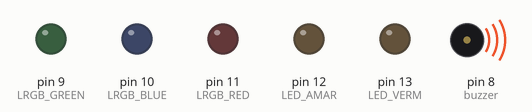
The sketch below on a simulated Arduino Uno, built with avr-gcc and run on an emulated ATmega328P. On the bench: output pins drawn as LEDs (lit = HIGH), buzzer (waves = sounding).

Above: at 0.19 s.
At 2.33 s:
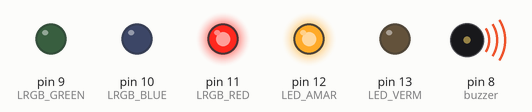
At 4.47 s:
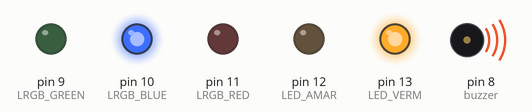
At 9.5 s:
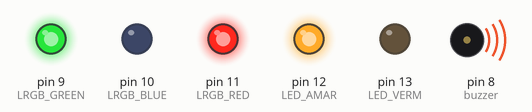
At 22.3 s:
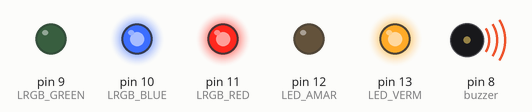
At 30.0 s:
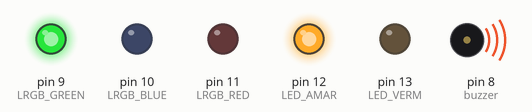
Timing chart, 0 to 40.0 s (numbered marks = the images above):
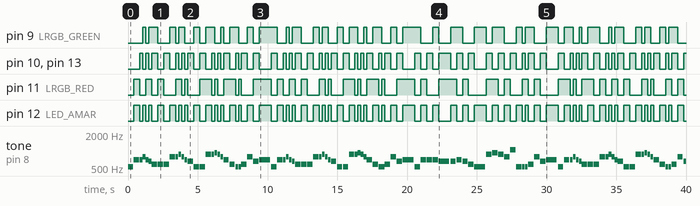

The sketch:

21_RGB_Music_Pisca.ino
```cpp
// C++ code

/*
 *  Nome: Guilherme Fabiano Terra da Silva
 *  Misturando LEDs comuns, LED RGB e Musica
 *
 */

// Declaração de LED RGB
#define LRGB_RED 11
#define LRGB_BLUE 10
#define LRGB_GREEN 9

// Declaração LEDs pisca-pisca
#define LED_VERM 13
#define LED_AMAR 12

// Definições de Musica
#define NOTE_B0  31
#define NOTE_C1  33
#define NOTE_CS1 35
#define NOTE_D1  37
#define NOTE_DS1 39
#define NOTE_E1  41
#define NOTE_F1  44
#define NOTE_FS1 46
#define NOTE_G1  49
#define NOTE_GS1 52
#define NOTE_A1  55
#define NOTE_AS1 58
#define NOTE_B1  62
#define NOTE_C2  65
#define NOTE_CS2 69
#define NOTE_D2  73
#define NOTE_DS2 78
#define NOTE_E2  82
#define NOTE_F2  87
#define NOTE_FS2 93
#define NOTE_G2  98
#define NOTE_GS2 104
#define NOTE_A2  110
#define NOTE_AS2 117
#define NOTE_B2  123
#define NOTE_C3  131
#define NOTE_CS3 139
#define NOTE_D3  147
#define NOTE_DS3 156
#define NOTE_E3  165
#define NOTE_F3  175
#define NOTE_FS3 185
#define NOTE_G3  196
#define NOTE_GS3 208
#define NOTE_A3  220
#define NOTE_AS3 233
#define NOTE_B3  247
#define NOTE_C4  262
#define NOTE_CS4 277
#define NOTE_D4  294
#define NOTE_DS4 311
#define NOTE_E4  330
#define NOTE_F4  349
#define NOTE_FS4 370
#define NOTE_G4  392
#define NOTE_GS4 415
#define NOTE_A4  440
#define NOTE_AS4 466
#define NOTE_B4  494
#define NOTE_C5  523
#define NOTE_CS5 554
#define NOTE_D5  587
#define NOTE_DS5 622
#define NOTE_E5  659
#define NOTE_F5  698
#define NOTE_FS5 740
#define NOTE_G5  784
#define NOTE_GS5 831
#define NOTE_A5  880
#define NOTE_AS5 932
#define NOTE_B5  988
#define NOTE_C6  1047
#define NOTE_CS6 1109
#define NOTE_D6  1175
#define NOTE_DS6 1245
#define NOTE_E6  1319
#define NOTE_F6  1397
#define NOTE_FS6 1480
#define NOTE_G6  1568
#define NOTE_GS6 1661
#define NOTE_A6  1760
#define NOTE_AS6 1865
#define NOTE_B6  1976
#define NOTE_C7  2093
#define NOTE_CS7 2217
#define NOTE_D7  2349
#define NOTE_DS7 2489
#define NOTE_E7  2637
#define NOTE_F7  2794
#define NOTE_FS7 2960
#define NOTE_G7  3136
#define NOTE_GS7 3322
#define NOTE_A7  3520
#define NOTE_AS7 3729
#define NOTE_B7  3951
#define NOTE_C8  4186
#define NOTE_CS8 4435
#define NOTE_D8  4699
#define NOTE_DS8 4978
#define REST      0

int tempo = 140;
int buzzer = 8;

int melody[] = {

   NOTE_C5,4, //1
  NOTE_F5,4, NOTE_F5,8, NOTE_G5,8, NOTE_F5,8, NOTE_E5,8,
  NOTE_D5,4, NOTE_D5,4, NOTE_D5,4,
  NOTE_G5,4, NOTE_G5,8, NOTE_A5,8, NOTE_G5,8, NOTE_F5,8,
  NOTE_E5,4, NOTE_C5,4, NOTE_C5,4,
  NOTE_A5,4, NOTE_A5,8, NOTE_AS5,8, NOTE_A5,8, NOTE_G5,8,
  NOTE_F5,4, NOTE_D5,4, NOTE_C5,8, NOTE_C5,8,
  NOTE_D5,4, NOTE_G5,4, NOTE_E5,4,

  NOTE_F5,2, NOTE_C5,4, //8
  NOTE_F5,4, NOTE_F5,8, NOTE_G5,8, NOTE_F5,8, NOTE_E5,8,
  NOTE_D5,4, NOTE_D5,4, NOTE_D5,4,
  NOTE_G5,4, NOTE_G5,8, NOTE_A5,8, NOTE_G5,8, NOTE_F5,8,
  NOTE_E5,4, NOTE_C5,4, NOTE_C5,4,
  NOTE_A5,4, NOTE_A5,8, NOTE_AS5,8, NOTE_A5,8, NOTE_G5,8,
  NOTE_F5,4, NOTE_D5,4, NOTE_C5,8, NOTE_C5,8,
  NOTE_D5,4, NOTE_G5,4, NOTE_E5,4,
  NOTE_F5,2, NOTE_C5,4,

  NOTE_F5,4, NOTE_F5,4, NOTE_F5,4,//17
  NOTE_E5,2, NOTE_E5,4,
  NOTE_F5,4, NOTE_E5,4, NOTE_D5,4,
  NOTE_C5,2, NOTE_A5,4,
  NOTE_AS5,4, NOTE_A5,4, NOTE_G5,4,
  NOTE_C6,4, NOTE_C5,4, NOTE_C5,8, NOTE_C5,8,
  NOTE_D5,4, NOTE_G5,4, NOTE_E5,4,
  NOTE_F5,2, NOTE_C5,4,
  NOTE_F5,4, NOTE_F5,8, NOTE_G5,8, NOTE_F5,8, NOTE_E5,8,
  NOTE_D5,4, NOTE_D5,4, NOTE_D5,4,

  NOTE_G5,4, NOTE_G5,8, NOTE_A5,8, NOTE_G5,8, NOTE_F5,8, //27
  NOTE_E5,4, NOTE_C5,4, NOTE_C5,4,
  NOTE_A5,4, NOTE_A5,8, NOTE_AS5,8, NOTE_A5,8, NOTE_G5,8,
  NOTE_F5,4, NOTE_D5,4, NOTE_C5,8, NOTE_C5,8,
  NOTE_D5,4, NOTE_G5,4, NOTE_E5,4,
  NOTE_F5,2, NOTE_C5,4,
  NOTE_F5,4, NOTE_F5,4, NOTE_F5,4,
  NOTE_E5,2, NOTE_E5,4,
  NOTE_F5,4, NOTE_E5,4, NOTE_D5,4,

  NOTE_C5,2, NOTE_A5,4,//36
  NOTE_AS5,4, NOTE_A5,4, NOTE_G5,4,
  NOTE_C6,4, NOTE_C5,4, NOTE_C5,8, NOTE_C5,8,
  NOTE_D5,4, NOTE_G5,4, NOTE_E5,4,
  NOTE_F5,2, NOTE_C5,4,
  NOTE_F5,4, NOTE_F5,8, NOTE_G5,8, NOTE_F5,8, NOTE_E5,8,
  NOTE_D5,4, NOTE_D5,4, NOTE_D5,4,
  NOTE_G5,4, NOTE_G5,8, NOTE_A5,8, NOTE_G5,8, NOTE_F5,8,
  NOTE_E5,4, NOTE_C5,4, NOTE_C5,4,

  NOTE_A5,4, NOTE_A5,8, NOTE_AS5,8, NOTE_A5,8, NOTE_G5,8,//45
  NOTE_F5,4, NOTE_D5,4, NOTE_C5,8, NOTE_C5,8,
  NOTE_D5,4, NOTE_G5,4, NOTE_E5,4,
  NOTE_F5,2, NOTE_C5,4,
  NOTE_F5,4, NOTE_F5,8, NOTE_G5,8, NOTE_F5,8, NOTE_E5,8,
  NOTE_D5,4, NOTE_D5,4, NOTE_D5,4,
  NOTE_G5,4, NOTE_G5,8, NOTE_A5,8, NOTE_G5,8, NOTE_F5,8,
  NOTE_E5,4, NOTE_C5,4, NOTE_C5,4,

  NOTE_A5,4, NOTE_A5,8, NOTE_AS5,8, NOTE_A5,8, NOTE_G5,8, //53
  NOTE_F5,4, NOTE_D5,4, NOTE_C5,8, NOTE_C5,8,
  NOTE_D5,4, NOTE_G5,4, NOTE_E5,4,
  NOTE_F5,2, REST,4
};

int notes = sizeof(melody) / sizeof(melody[0]) / 2;
int wholenote = (60000 * 4) / tempo;
int divider = 0, noteDuration = 0;

// Variáveis de controle de COR do LED RGB
int controle_RED = 0;
int controle_BLUE = 0;
int controle_GREEN = 0;
int auxiliar_RGB = 0;

void setup()
{
  pinMode(LRGB_RED, OUTPUT);
  pinMode(LRGB_BLUE, OUTPUT);
  pinMode(LRGB_GREEN, OUTPUT);

  analogWrite(LRGB_RED, 0);
  analogWrite(LRGB_BLUE, 0);
  analogWrite(LRGB_GREEN, 0);

  pinMode(LED_VERM, OUTPUT);
  pinMode(LED_AMAR, OUTPUT);

  digitalWrite(LED_VERM, 0);
  digitalWrite(LED_AMAR, 0);
}

void loop()
{
  Musica();
}

void Musica() {
  // iterate over the notes of the melody.
  // Remember, the array is twice the number of notes (notes + durations)
  for (int thisNote = 0; thisNote < notes * 2; thisNote = thisNote + 2) {

    // calculates the duration of each note
    divider = melody[thisNote + 1];
    if (divider > 0) {
      // regular note, just proceed
      noteDuration = (wholenote) / divider;
    } else if (divider < 0) {
      // dotted notes are represented with negative durations!!
      noteDuration = (wholenote) / abs(divider);
      noteDuration *= 1.5; // increases the duration in half for dotted notes
    }

    // we only play the note for 90% of the duration, leaving 10% as a pause
    tone(buzzer, melody[thisNote], noteDuration * 0.9);

    // Wait for the specief duration before playing the next note.
    delay(noteDuration);

    // Alteração das cores do LED RGB
    analogWrite(LRGB_RED, controle_RED);
  	analogWrite(LRGB_GREEN, controle_BLUE);
  	analogWrite(LRGB_BLUE, controle_GREEN);

  		// Reinicialização do RGB
        if (auxiliar_RGB == 6){

          auxiliar_RGB = 0;

        }

    	// Reaproveitamento da var aux rgb para controle do pisca
    	if((auxiliar_RGB % 2) == 0){

          digitalWrite(LED_VERM, 0);
          digitalWrite(LED_AMAR, 1);

        }else{

          digitalWrite(LED_VERM, 1);
          digitalWrite(LED_AMAR, 0);

        }

        // Tomada de decisão da cor
        if(auxiliar_RGB == 0){

          analogWrite(LRGB_RED, 255);
          analogWrite(LRGB_BLUE, 0);
          analogWrite(LRGB_GREEN, 0);

        } else if(auxiliar_RGB == 1){

          analogWrite(LRGB_RED, 0);
          analogWrite(LRGB_BLUE, 255);
          analogWrite(LRGB_GREEN, 0);

        } else if(auxiliar_RGB == 2){

          analogWrite(LRGB_RED, 0);
          analogWrite(LRGB_BLUE, 0);
          analogWrite(LRGB_GREEN, 255);

        } else if(auxiliar_RGB == 3){

          analogWrite(LRGB_RED, 255);
          analogWrite(LRGB_BLUE, 255);
          analogWrite(LRGB_GREEN, 0);

        } else if(auxiliar_RGB == 4){

          analogWrite(LRGB_RED, 255);
          analogWrite(LRGB_BLUE, 0);
          analogWrite(LRGB_GREEN, 255);

        } else if(auxiliar_RGB == 5){

          analogWrite(LRGB_RED, 0);
          analogWrite(LRGB_BLUE, 255);
          analogWrite(LRGB_GREEN, 255);

        }
    	auxiliar_RGB++;

    // stop the waveform generation before the next note.
    noTone(buzzer);
  }
}
```

Measured:
- by itself, pin 9 (LRGB_GREEN): LOW → HIGH at 1.1 s, → LOW 0.21 s later, → HIGH 0.21 s later, → LOW 0.64 s later, … (72 changes in this stretch)
- by itself, pin 11 (LRGB_RED): LOW → HIGH at 0.43 s, → LOW 0.43 s later, → HIGH 0.43 s later, → LOW 0.43 s later, … (74 changes in this stretch)
- by itself, pin 12 (LED_AMAR): LOW → HIGH at 0.43 s, → LOW 0.43 s later, → HIGH 0.21 s later, → LOW 0.21 s later, … (110 changes in this stretch)
- by itself, pin 10 (LRGB_BLUE), pin 13 (LED_VERM): LOW → HIGH at 0.86 s, → LOW 0.21 s later, → HIGH 0.21 s later, → LOW 0.21 s later, … (109 changes in this stretch)
- by itself, tone on pin 8 (buzzer): plays 523 Hz for 0.39 s, 698 Hz for 0.39 s, 698 Hz for 0.19 s, 784 Hz for 0.19 s, 698 Hz for 0.19 s, 659 Hz for 0.19 s … (111 notes in this stretch)
